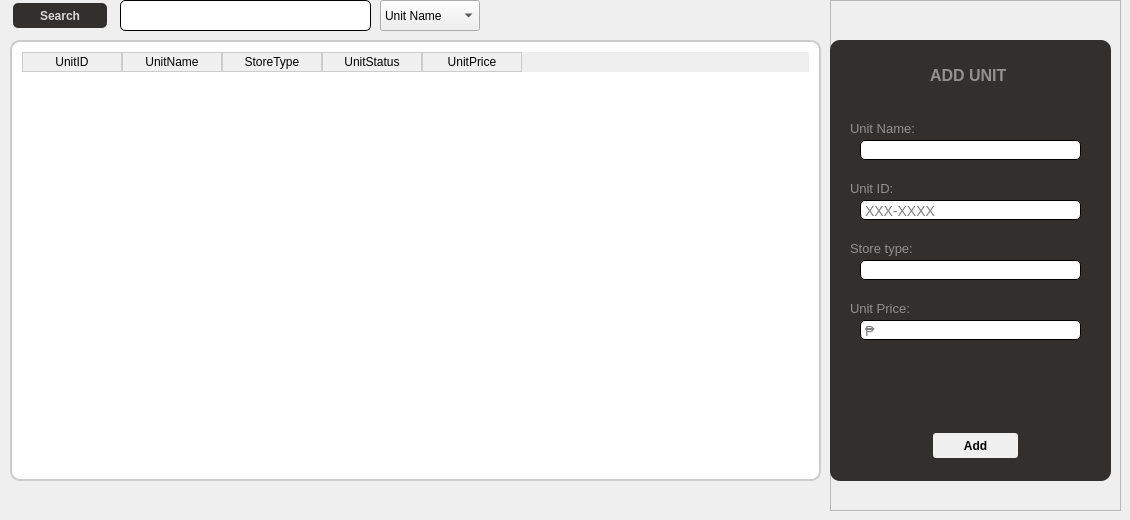
      <widget class="QWidget" name="UnitsPage">
       <widget class="QTableWidget" name="UnitsTable">
        <property name="geometry">
         <rect>
          <x>-10</x>
          <y>20</y>
          <width>851</width>
          <height>481</height>
         </rect>
        </property>
        <property name="styleSheet">
         <string notr="true">QTableView {
    background-color: #FFFFFF;
    border: 2px solid #CCCCCC; 
    border-radius: 10px; 
    box-shadow: 0px 0px 10px rgba(0, 0, 0, 0.2); 
    padding: 10px; 
    margin: 20px;
}

QTableView::item {
    padding: 5px; 
}

QTableView::item:selected {
    background-color: #C3DAF9; 
}

QHeaderView::section {
    background-color: #F0F0F0; 
    border: 1px solid #CCCCCC;
}
</string>
        </property>
        <column>
         <property name="text">
          <string>UnitID</string>
         </property>
        </column>
        <column>
         <property name="text">
          <string>UnitName</string>
         </property>
        </column>
        <column>
         <property name="text">
          <string>StoreType</string>
         </property>
        </column>
        <column>
         <property name="text">
          <string>UnitStatus</string>
         </property>
        </column>
        <column>
         <property name="text">
          <string>UnitPrice</string>
         </property>
        </column>
       </widget>
       <widget class="QFrame" name="AddUnitFrame">
        <property name="geometry">
         <rect>
          <x>830</x>
          <y>0</y>
          <width>291</width>
          <height>511</height>
         </rect>
        </property>
        <property name="frameShape">
         <enum>QFrame::StyledPanel</enum>
        </property>
        <property name="frameShadow">
         <enum>QFrame::Raised</enum>
        </property>
        <widget class="QLabel" name="label_16">
         <property name="geometry">
          <rect>
           <x>20</x>
           <y>120</y>
           <width>71</width>
           <height>16</height>
          </rect>
         </property>
         <property name="font">
          <font>
           <pointsize>10</pointsize>
          </font>
         </property>
         <property name="styleSheet">
          <string notr="true">background-color: #31302E;
color: #94908D;</string>
         </property>
         <property name="text">
          <string>Unit Name:</string>
         </property>
        </widget>
        <widget class="QLineEdit" name="UnitName">
         <property name="geometry">
          <rect>
           <x>30</x>
           <y>140</y>
           <width>221</width>
           <height>20</height>
          </rect>
         </property>
         <property name="styleSheet">
          <string notr="true">QLineEdit {
    padding: 2px; /* Padding inside the line edit */
    border: 1px solid #000000; /* Border with light gray color */
    border-radius: 5px; /* Rounded corners */
    font-size: 14px; /* Font size */
}

QLineEdit:hover {
    border-color: #AAAAAA; /* Darker border color on hover */
}

QLineEdit:focus {
    border-color: #4CAF50; /* Green border color when focused */
    /* Optional: Outline or box-shadow to indicate focus */
    outline: none;
    box-shadow: 0 0 5px rgba(81, 203, 238, 1);
}

QLineEdit:disabled {
    background-color: #F0F0F0; /* Light gray background when disabled */
    color: #808080; /* Dimmed text color when disabled */
    border-color: #D3D3D3; /* Light gray border color when disabled */
}</string>
         </property>
        </widget>
        <widget class="QLineEdit" name="UnitID">
         <property name="geometry">
          <rect>
           <x>30</x>
           <y>200</y>
           <width>221</width>
           <height>20</height>
          </rect>
         </property>
         <property name="toolTip">
          <string/>
         </property>
         <property name="styleSheet">
          <string notr="true">QLineEdit {
    padding: 2px; /* Padding inside the line edit */
    border: 1px solid #000000; /* Border with light gray color */
    border-radius: 5px; /* Rounded corners */
    font-size: 14px; /* Font size */
}

QLineEdit:hover {
    border-color: #AAAAAA; /* Darker border color on hover */
}

QLineEdit:focus {
    border-color: #4CAF50; /* Green border color when focused */
    /* Optional: Outline or box-shadow to indicate focus */
    outline: none;
    box-shadow: 0 0 5px rgba(81, 203, 238, 1);
}

QLineEdit:disabled {
    background-color: #F0F0F0; /* Light gray background when disabled */
    color: #808080; /* Dimmed text color when disabled */
    border-color: #D3D3D3; /* Light gray border color when disabled */
}</string>
         </property>
         <property name="placeholderText">
          <string>XXX-XXXX</string>
         </property>
        </widget>
        <widget class="QLabel" name="label_17">
         <property name="geometry">
          <rect>
           <x>20</x>
           <y>180</y>
           <width>51</width>
           <height>16</height>
          </rect>
         </property>
         <property name="font">
          <font>
           <pointsize>10</pointsize>
          </font>
         </property>
         <property name="styleSheet">
          <string notr="true">background-color: #31302E;
color: #94908D;</string>
         </property>
         <property name="text">
          <string>Unit ID:</string>
         </property>
        </widget>
        <widget class="QLabel" name="label_18">
         <property name="geometry">
          <rect>
           <x>20</x>
           <y>240</y>
           <width>61</width>
           <height>16</height>
          </rect>
         </property>
         <property name="font">
          <font>
           <pointsize>10</pointsize>
          </font>
         </property>
         <property name="styleSheet">
          <string notr="true">color: #94908D;</string>
         </property>
         <property name="text">
          <string>Store Type:</string>
         </property>
        </widget>
        <widget class="QLineEdit" name="StoreType">
         <property name="geometry">
          <rect>
           <x>30</x>
           <y>260</y>
           <width>221</width>
           <height>20</height>
          </rect>
         </property>
         <property name="styleSheet">
          <string notr="true">QLineEdit {
    padding: 2px; /* Padding inside the line edit */
    border: 1px solid #000000; /* Border with light gray color */
    border-radius: 5px; /* Rounded corners */
    font-size: 14px; /* Font size */
}

QLineEdit:hover {
    border-color: #AAAAAA; /* Darker border color on hover */
}

QLineEdit:focus {
    border-color: #4CAF50; /* Green border color when focused */
    /* Optional: Outline or box-shadow to indicate focus */
    outline: none;
    box-shadow: 0 0 5px rgba(81, 203, 238, 1);
}

QLineEdit:disabled {
    background-color: #F0F0F0; /* Light gray background when disabled */
    color: #808080; /* Dimmed text color when disabled */
    border-color: #D3D3D3; /* Light gray border color when disabled */
}</string>
         </property>
        </widget>
        <widget class="QLabel" name="label_19">
         <property name="geometry">
          <rect>
           <x>20</x>
           <y>310</y>
           <width>61</width>
           <height>16</height>
          </rect>
         </property>
         <property name="font">
          <font>
           <pointsize>10</pointsize>
          </font>
         </property>
         <property name="styleSheet">
          <string notr="true">color: #94908D;</string>
         </property>
         <property name="text">
          <string>Unit Price:</string>
         </property>
        </widget>
        <widget class="QLineEdit" name="UnitPrice">
         <property name="geometry">
          <rect>
           <x>30</x>
           <y>320</y>
           <width>221</width>
           <height>20</height>
          </rect>
         </property>
         <property name="styleSheet">
          <string notr="true">QLineEdit {
    padding: 2px; /* Padding inside the line edit */
    border: 1px solid #000000; /* Border with light gray color */
    border-radius: 5px; /* Rounded corners */
    font-size: 14px; /* Font size */
}

QLineEdit:hover {
    border-color: #AAAAAA; /* Darker border color on hover */
}

QLineEdit:focus {
    border-color: #4CAF50; /* Green border color when focused */
    /* Optional: Outline or box-shadow to indicate focus */
    outline: none;
    box-shadow: 0 0 5px rgba(81, 203, 238, 1);
}

QLineEdit:disabled {
    background-color: #F0F0F0; /* Light gray background when disabled */
    color: #808080; /* Dimmed text color when disabled */
    border-color: #D3D3D3; /* Light gray border color when disabled */
}</string>
         </property>
         <property name="placeholderText">
          <string>₱</string>
         </property>
        </widget>
        <widget class="QWidget" name="widget_4" native="true">
         <property name="geometry">
          <rect>
           <x>0</x>
           <y>40</y>
           <width>281</width>
           <height>441</height>
          </rect>
         </property>
         <property name="styleSheet">
          <string notr="true">background-color: #31302E;
border-top-right-radius: 10px;
border-top-left-radius: 10px;
border-bottom-right-radius: 10px;
border-bottom-left-radius: 10px;


</string>
         </property>
         <widget class="QLabel" name="label_37">
          <property name="geometry">
           <rect>
            <x>100</x>
            <y>20</y>
            <width>101</width>
            <height>31</height>
           </rect>
          </property>
          <property name="font">
           <font>
            <pointsize>12</pointsize>
            <bold>true</bold>
           </font>
          </property>
          <property name="styleSheet">
           <string notr="true">color: #94908D;</string>
          </property>
          <property name="text">
           <string>ADD UNIT</string>
          </property>
         </widget>
         <widget class="QPushButton" name="pushButton_2">
          <property name="geometry">
           <rect>
            <x>30</x>
            <y>300</y>
            <width>50</width>
            <height>24</height>
           </rect>
          </property>
          <property name="styleSheet">
           <string notr="true"/>
          </property>
          <property name="text">
           <string/>
          </property>
          <property name="icon">
           <iconset>
            <normaloff>:/icons/icons/philippines-peso-currency-symbol.png</normaloff>:/icons/icons/philippines-peso-currency-symbol.png</iconset>
          </property>
         </widget>
         <widget class="QLabel" name="label_93">
          <property name="geometry">
           <rect>
            <x>20</x>
            <y>200</y>
            <width>71</width>
            <height>16</height>
           </rect>
          </property>
          <property name="font">
           <font>
            <pointsize>10</pointsize>
           </font>
          </property>
          <property name="styleSheet">
           <string notr="true">background-color: #31302E;
color: #94908D;</string>
          </property>
          <property name="text">
           <string>Store type:</string>
          </property>
         </widget>
         <widget class="QLabel" name="label_94">
          <property name="geometry">
           <rect>
            <x>20</x>
            <y>260</y>
            <width>71</width>
            <height>16</height>
           </rect>
          </property>
          <property name="font">
           <font>
            <pointsize>10</pointsize>
           </font>
          </property>
          <property name="styleSheet">
           <string notr="true">background-color: #31302E;
color: #94908D;</string>
          </property>
          <property name="text">
           <string>Unit Price:</string>
          </property>
         </widget>
         <widget class="QPushButton" name="AddUnit">
          <property name="geometry">
           <rect>
            <x>100</x>
            <y>390</y>
            <width>91</width>
            <height>31</height>
           </rect>
          </property>
          <property name="styleSheet">
           <string notr="true">QPushButton {
    background-color: #f0f0f0; /* Solid color */
    border: none;
    border-radius: 3px;
    color: black;
    padding: 0px 0px;
    text-align: center;
    font-size: 12px;
    font-weight: bold;
    min-width: 10px;
    min-height: 4px;
    margin: 3px;
	padding-right: 0px;
	
}

QPushButton:hover {
    background-color: #94908D; /* Solid color on hover */
}

QPushButton:pressed {
    background-color: #94908D; /* Solid color on pressed */
}

QPushButton:disabled {
    background-color: #000000; /* Solid color on disabled */
    color: #757575;
}
</string>
          </property>
          <property name="text">
           <string>Add</string>
          </property>
         </widget>
        </widget>
        <zorder>label_18</zorder>
        <zorder>label_19</zorder>
        <zorder>widget_4</zorder>
        <zorder>UnitName</zorder>
        <zorder>UnitID</zorder>
        <zorder>label_16</zorder>
        <zorder>StoreType</zorder>
        <zorder>label_17</zorder>
        <zorder>UnitPrice</zorder>
       </widget>
       <widget class="QPushButton" name="SearchUnit">
        <property name="geometry">
         <rect>
          <x>10</x>
          <y>0</y>
          <width>100</width>
          <height>31</height>
         </rect>
        </property>
        <property name="styleSheet">
         <string notr="true">QPushButton {
    background-color: #31302E; /* Solid color */
    border: none;
    border-radius: 5px;
    color: #d8d8d8;
    padding: 0px 0px;
    text-align: center;
    font-size: 12px;
    font-weight: bold;
    min-width: 10px;
    min-height: 4px;
    margin: 3px;
	padding-right: 0px;
	
}

QPushButton:hover {
    background-color: #94908D; /* Solid color on hover */
}

QPushButton:pressed {
    background-color: #94908D; /* Solid color on pressed */
}

QPushButton:disabled {
    background-color: #000000; /* Solid color on disabled */
    color: #757575;
}
</string>
        </property>
        <property name="text">
         <string>Search</string>
        </property>
       </widget>
       <widget class="QLineEdit" name="SearchBarUnit">
        <property name="geometry">
         <rect>
          <x>120</x>
          <y>0</y>
          <width>251</width>
          <height>31</height>
         </rect>
        </property>
        <property name="styleSheet">
         <string notr="true">QLineEdit {
    padding: 2px; /* Padding inside the line edit */
    border: 1px solid #000000; /* Border with light gray color */
    border-radius: 5px; /* Rounded corners */
    font-size: 14px; /* Font size */
}

QLineEdit:hover {
    border-color: #AAAAAA; /* Darker border color on hover */
}

QLineEdit:focus {
    border-color: #4CAF50; /* Green border color when focused */
    /* Optional: Outline or box-shadow to indicate focus */
    outline: none;
    box-shadow: 0 0 5px rgba(81, 203, 238, 1);
}

QLineEdit:disabled {
    background-color: #F0F0F0; /* Light gray background when disabled */
    color: #808080; /* Dimmed text color when disabled */
    border-color: #D3D3D3; /* Light gray border color when disabled */
}</string>
        </property>
       </widget>
       <widget class="QComboBox" name="SearchUnitComboBox">
        <property name="geometry">
         <rect>
          <x>380</x>
          <y>0</y>
          <width>100</width>
          <height>31</height>
         </rect>
        </property>
        <item>
         <property name="text">
          <string>Unit Name</string>
         </property>
        </item>
        <item>
         <property name="text">
          <string>Unit ID</string>
         </property>
        </item>
       </widget>
      </widget>
